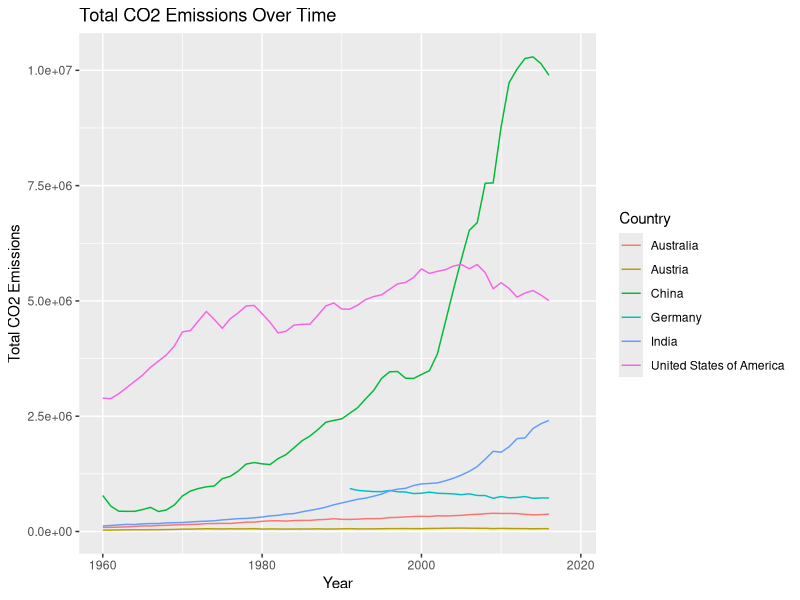
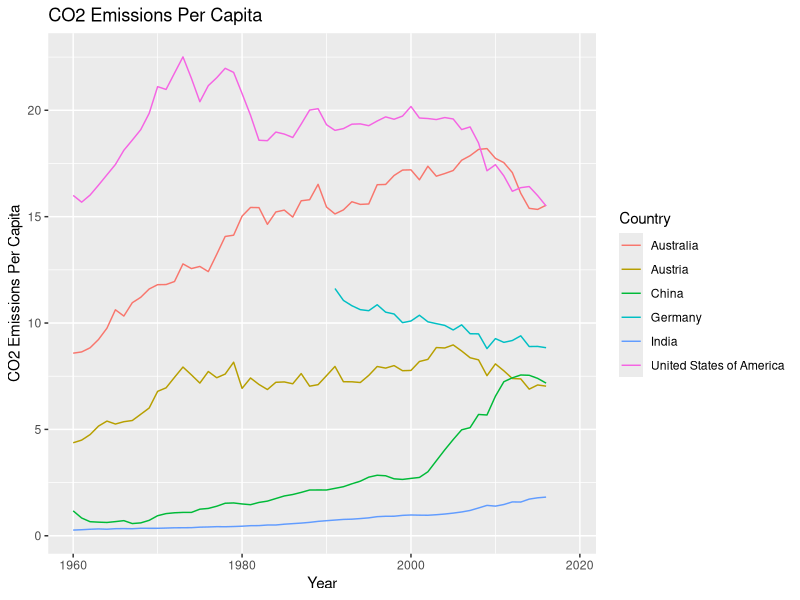
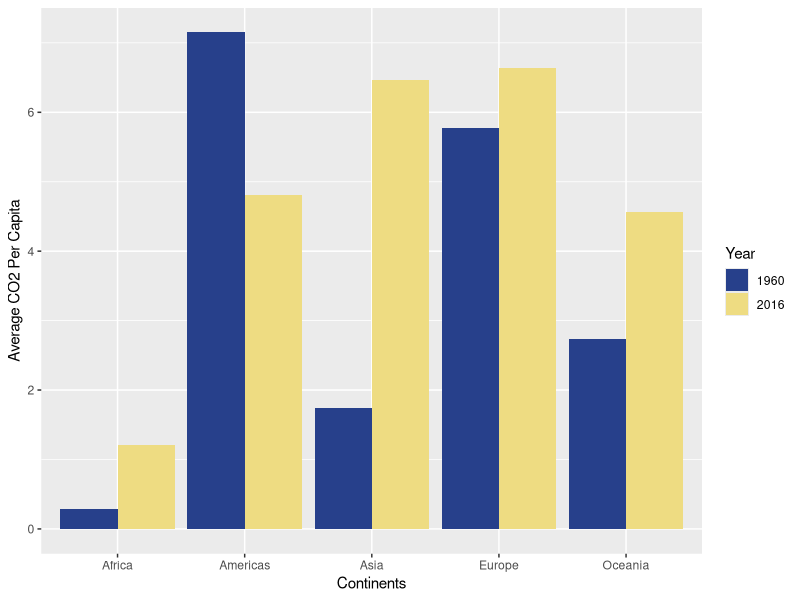
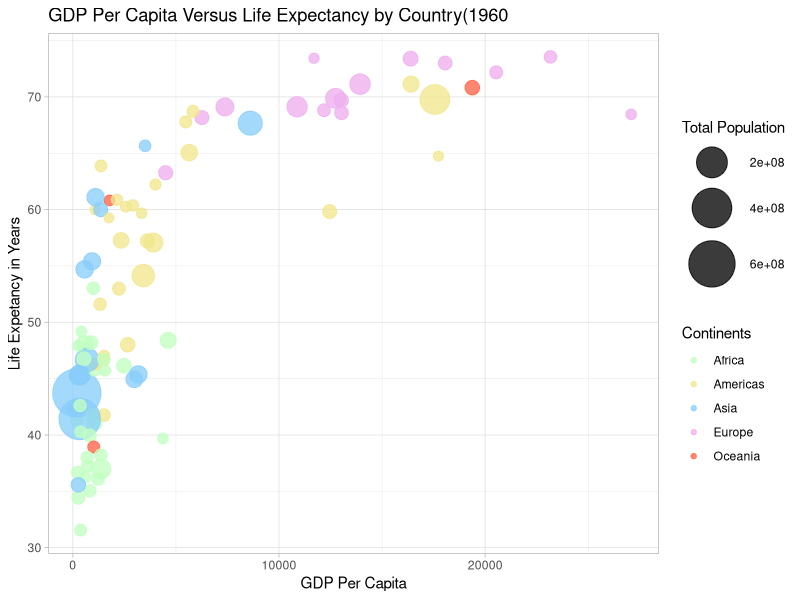
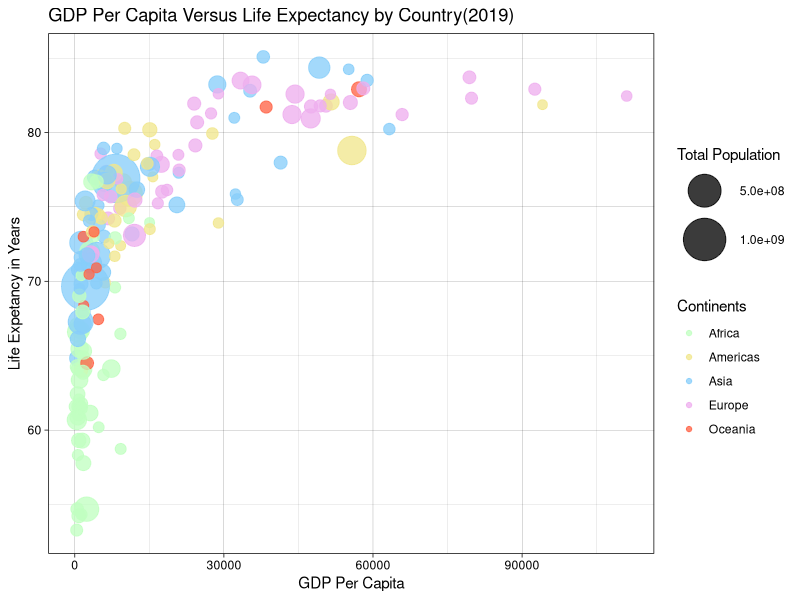
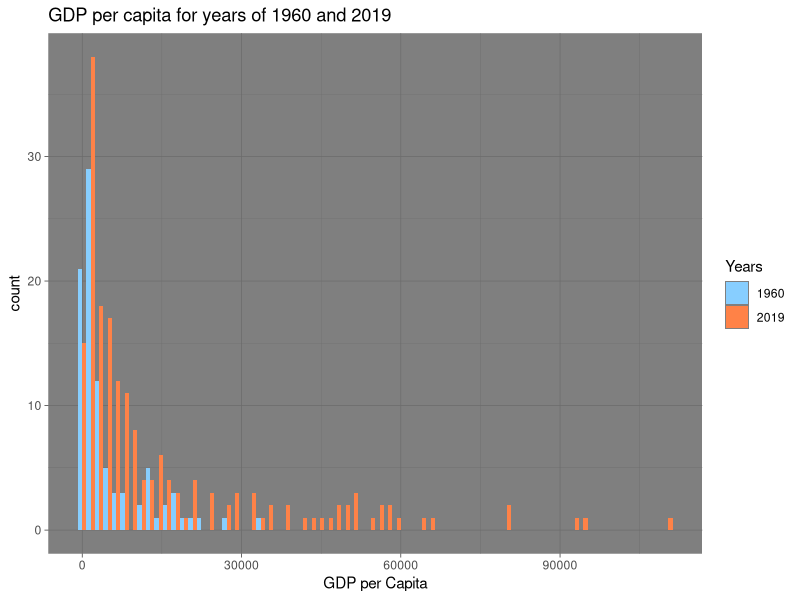

Reproduce these figures in R, in order.
## ---- chunk 1
library(tidyverse) 
library(dplyr)


df <- read_delim("data/gapminder.csv")
x <- nrow(df)
y <- ncol(df)

cat("It has", x, "rows, and",y, "columns")
## ---- chunk 2
df %>% 
  sample_n(10)
## ---- chunk 3
count(unique(df['iso3']))
count(unique(df['iso2']))
count(unique(df['name']))
## ---- chunk 4
df %>% 
   group_by(iso2) %>% 
   summarise(number_count = n_distinct(name)) %>%
   select(iso2,number_count) %>%
   arrange(desc(number_count)) %>%
   print()
df %>% 
   filter(is.na(name)) %>% 
   distinct(iso2)
## ---- chunk 5
df %>% 
   group_by(name) %>% 
   summarise(name_count = n_distinct(iso3)) %>%
   select(name,name_count) %>%
   arrange(desc(name_count)) %>%
   print()
df %>% 
   filter(is.na(name)) %>% 
   distinct(iso3)
## ---- chunk 6
df %>% 
  filter(!is.na(time),!is.na(time)) %>% 
  summarise(maximum_year = max(time), minimum_year = min(time))
## ---- chunk 7
df %>%
    filter(is.na(co2),is.na(co2_PC)) %>%
    group_by(time) %>% 
    summarise(years = n()) %>%
    arrange(-years) %>% 
    head(3)
## ---- chunk 8
df %>% 
    filter(name == "United States of America" | name == "China" | name == "India"
           | name == "Austria" | name == "Germany" | name == "Australia") %>%
    group_by(name, time) %>% 
    summarise(t_co2 = sum(co2)) %>% 
    ggplot(aes(x = time, y = t_co2, color = name)) +
    geom_line() +
    labs(title = "Total CO2 Emissions Over Time", x = "Year", y = "Total CO2 Emissions", color = "Country")
## ---- chunk 9
df %>% 
    filter(name == "United States of America" | name == "China" | name == "India"
           | name == "Austria" | name == "Germany" | name == "Australia") %>%
    group_by(name, time) %>% 
    summarise(t_co2pc = co2_PC) %>% 
    ggplot(aes(x = time, y = t_co2pc, color = name)) +
    geom_line() +
    labs(title = "CO2 Emissions Per Capita", x = "Year", y = "CO2 Emissions Per Capita", color = "Country")
## ---- chunk 10
df %>% 
   filter(!is.na(co2_PC)) %>%
   group_by(region) %>% 
   summarise(avg_co2_PC = mean(co2_PC)) %>% 
   print()
## ---- chunk 11
ycolors <- c("royalblue4", "lightgoldenrod2")
df %>% 
  filter(time == "1960" | time == "2016") %>% 
  filter(!is.na(co2_PC)) %>% 
  filter(!is.na(region)) %>% 
  group_by(region, time) %>% 
  summarise(avg_co2pc = mean(co2_PC)) %>% 
  ggplot(aes(x= region, y = avg_co2pc, fill = as.factor(time))) +
  geom_bar(stat = "identity", position = position_dodge(width = 0.9))+
  scale_fill_manual(values = ycolors) +
  labs(x= "Continents", y = "Average CO2 Per Capita", 
       fill = "Year")
## ---- chunk 12
#Americas
df %>% 
   filter(region == "Americas") %>% 
   filter(time == "2019") %>% 
   group_by(region) %>% 
   mutate(rank = rank(co2_PC)) %>%
   filter(rank(rank) <= 3 | rank >= n() -2) %>% 
   select(name, region, rank) %>% 
   arrange(rank)  
#Asia
df %>% 
   filter(region == "Asia") %>% 
   filter(time == "2019") %>% 
   group_by(region) %>% 
   mutate(rank = rank(co2_PC)) %>%
   filter(rank(rank) <= 3 | rank >= n() -2) %>% 
   select(name, region, rank) %>% 
   arrange(rank)  
#Europe
df %>% 
   filter(region == "Europe") %>% 
   filter(time == "2019") %>% 
   group_by(region) %>% 
   mutate(rank = rank(co2_PC)) %>%
   filter(rank(rank) <= 3 | rank >= n() -2) %>% 
   select(name, region, rank) %>% 
   arrange(rank)  
#Africa
df %>% 
   filter(region == "Africa") %>% 
   filter(time == "2019") %>% 
   group_by(region) %>% 
   mutate(rank = rank(co2_PC)) %>%
   filter(rank(rank) <= 3 | rank >= n() -2) %>% 
   select(name, region, rank) %>% 
   arrange(rank)  
#Oceania
df %>% 
   filter(region == "Oceania") %>% 
   filter(time == "2019") %>% 
   group_by(region) %>% 
   mutate(rank = rank(co2_PC)) %>%
   filter(rank(rank) <= 3 | rank >= n() -2) %>% 
   select(name, region, rank) %>% 
   arrange(rank)  
## ---- chunk 13
con_colors <- c("darkseagreen1","khaki", "lightskyblue", "plum2", "tomato1")
df %>% 
  filter(time == "1960") %>% 
  filter(!is.na(region)) %>% 
  filter(!is.na(GDP_PC)) %>% 
  filter(!is.na(lifeExpectancy)) %>% 
  ggplot(aes(x = GDP_PC, y = lifeExpectancy)) +
  geom_point(aes(size = totalPopulation, color = region), alpha = 0.77) +
  scale_size(range = c(3, 16)) +
  scale_color_manual(values = con_colors) +
  labs(title = "GDP Per Capita Versus Life Expectancy by Country(1960", 
       x = "GDP Per Capita", y = "Life Expetancy in Years", 
       size = "Total Population", color = "Continents") +
  theme_light()
  
  
## ---- chunk 14
con_colors <- c("darkseagreen1","khaki", "lightskyblue", "plum2", "tomato1")
df %>% 
  filter(time == "2019") %>% 
  filter(!is.na(region)) %>% 
  filter(!is.na(GDP_PC)) %>% 
  filter(!is.na(lifeExpectancy)) %>% 
  ggplot(aes(x = GDP_PC, y = lifeExpectancy)) +
  geom_point(aes(size = totalPopulation, color = region), alpha = 0.77) +
  scale_size(range = c(3, 16)) +
  scale_color_manual(values = con_colors) +
  labs(title = "GDP Per Capita Versus Life Expectancy by Country(2019)", 
       x = "GDP Per Capita", y = "Life Expetancy in Years", 
       size = "Total Population", color = "Continents") +
  theme_linedraw()
## ---- chunk 15
#1960
df %>% 
   filter(!is.na(lifeExpectancy)) %>% 
   filter(grepl('1960', time)) %>% 
   group_by(region) %>% 
   summarise(avg_le60 = mean(lifeExpectancy))

#2019   
df %>% 
   filter(!is.na(lifeExpectancy)) %>% 
   filter(grepl('2019', time)) %>% 
   group_by(region) %>% 
   summarise(avg_le19 = mean(lifeExpectancy))  
## ---- chunk 16
df %>% 
   filter(!is.na(lifeExpectancy)) %>%
   filter(time == "1960"| time == "2019" ) %>%
   filter(!is.na(region)) %>% 
   group_by(region, time) %>%
   summarise(avgle = mean(lifeExpectancy)) %>%
   mutate(prev = lag(avgle), growth = avgle - prev) %>%
   filter(!is.na(growth)) %>% 
   arrange(-growth)
## ---- chunk 17
hcolors <- c("skyblue1", "sienna1")

df %>% 
  filter(time == "1960" | time == "2019") %>% 
  filter(!is.na(GDP_PC)) %>% 
  ggplot(aes(x = GDP_PC, fill = as.factor(time)))+
  geom_histogram(binwidth = 1600, position = "dodge") +
  scale_fill_manual(values = hcolors) +
  labs(title = "GDP per capita for years of 1960 and 2019", x = "GDP per Capita", fill = "Years")+
  theme_dark()

## ---- chunk 18
df %>% 
    filter(time == "1960") %>% 
    filter(!is.na(lifeExpectancy)) %>%
    filter(!is.na(region)) %>% 
    mutate(le_rank = rank(desc(lifeExpectancy))) %>% 
    select(name, le_rank, time,region) %>% 
    filter(name == "United States of America") %>% 
    print()
    

df %>% 
    filter(time == "2019") %>% 
    filter(!is.na(lifeExpectancy)) %>%
    filter(!is.na(region)) %>% 
    mutate(le_rank = rank(desc(lifeExpectancy))) %>% 
    select(name, le_rank, time, region) %>% 
    filter(name == "United States of America") %>% 
    print()    
   
## ---- chunk 19
df %>% 
    filter(time == "1960") %>% 
    filter(!is.na(lifeExpectancy)) %>%
    filter(!is.na(region)) %>% 
    mutate(le_rank = rank(desc(lifeExpectancy)), nc = n(), r_rank = le_rank/nc) %>% 
    select(name, le_rank, time, nc, r_rank) %>% 
    filter(name == "United States of America") %>% 
    print()

df %>% 
    filter(time == "2019") %>% 
    filter(!is.na(lifeExpectancy)) %>%
    filter(!is.na(region)) %>% 
    mutate(le_rank = rank(desc(lifeExpectancy)), nc = n(), r_rank = le_rank/nc) %>% 
    select(name, le_rank, time, nc, r_rank) %>% 
    filter(name == "United States of America") %>% 
    print()
